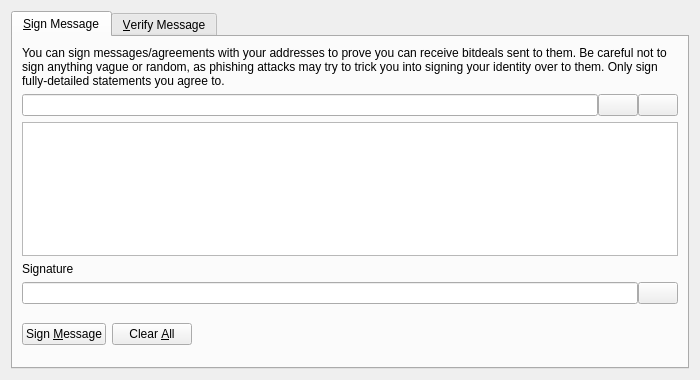
<?xml version="1.0" encoding="UTF-8"?>
<ui version="4.0">
 <class>SignVerifyMessageDialog</class>
 <widget class="QDialog" name="SignVerifyMessageDialog">
  <property name="geometry">
   <rect>
    <x>0</x>
    <y>0</y>
    <width>700</width>
    <height>380</height>
   </rect>
  </property>
  <property name="windowTitle">
   <string>Signatures - Sign / Verify a Message</string>
  </property>
  <property name="modal">
   <bool>true</bool>
  </property>
  <layout class="QVBoxLayout" name="verticalLayout">
   <item>
    <widget class="QTabWidget" name="tabWidget">
     <property name="currentIndex">
      <number>0</number>
     </property>
     <widget class="QWidget" name="tabSignMessage">
      <attribute name="title">
       <string>&amp;Sign Message</string>
      </attribute>
      <layout class="QVBoxLayout" name="verticalLayout_SM">
       <item>
        <widget class="QLabel" name="infoLabel_SM">
         <property name="text">
          <string>You can sign messages/agreements with your addresses to prove you can receive bitdeals sent to them. Be careful not to sign anything vague or random, as phishing attacks may try to trick you into signing your identity over to them. Only sign fully-detailed statements you agree to.</string>
         </property>
         <property name="textFormat">
          <enum>Qt::PlainText</enum>
         </property>
         <property name="wordWrap">
          <bool>true</bool>
         </property>
        </widget>
       </item>
       <item>
        <layout class="QHBoxLayout" name="horizontalLayout_1_SM">
         <property name="spacing">
          <number>0</number>
         </property>
         <item>
          <widget class="QValidatedLineEdit" name="addressIn_SM">
           <property name="toolTip">
            <string>The Bitdeal address to sign the message with</string>
           </property>
          </widget>
         </item>
         <item>
          <widget class="QPushButton" name="addressBookButton_SM">
           <property name="toolTip">
            <string>Choose previously used address</string>
           </property>
           <property name="text">
            <string/>
           </property>
           <property name="icon">
            <iconset resource="../bitcoin.qrc">
             <normaloff>:/icons/address-book</normaloff>:/icons/address-book</iconset>
           </property>
           <property name="shortcut">
            <string>Alt+A</string>
           </property>
           <property name="autoDefault">
            <bool>false</bool>
           </property>
          </widget>
         </item>
         <item>
          <widget class="QPushButton" name="pasteButton_SM">
           <property name="toolTip">
            <string>Paste address from clipboard</string>
           </property>
           <property name="text">
            <string/>
           </property>
           <property name="icon">
            <iconset resource="../bitcoin.qrc">
             <normaloff>:/icons/editpaste</normaloff>:/icons/editpaste</iconset>
           </property>
           <property name="shortcut">
            <string>Alt+P</string>
           </property>
           <property name="autoDefault">
            <bool>false</bool>
           </property>
          </widget>
         </item>
        </layout>
       </item>
       <item>
        <widget class="QPlainTextEdit" name="messageIn_SM">
         <property name="toolTip">
          <string>Enter the message you want to sign here</string>
         </property>
        </widget>
       </item>
       <item>
        <widget class="QLabel" name="signatureLabel_SM">
         <property name="text">
          <string>Signature</string>
         </property>
         <property name="textFormat">
          <enum>Qt::PlainText</enum>
         </property>
        </widget>
       </item>
       <item>
        <layout class="QHBoxLayout" name="horizontalLayout_2_SM">
         <property name="spacing">
          <number>0</number>
         </property>
         <item>
          <widget class="QLineEdit" name="signatureOut_SM">
           <property name="font">
            <font>
             <italic>true</italic>
            </font>
           </property>
           <property name="readOnly">
            <bool>true</bool>
           </property>
          </widget>
         </item>
         <item>
          <widget class="QPushButton" name="copySignatureButton_SM">
           <property name="toolTip">
            <string>Copy the current signature to the system clipboard</string>
           </property>
           <property name="text">
            <string/>
           </property>
           <property name="icon">
            <iconset resource="../bitcoin.qrc">
             <normaloff>:/icons/editcopy</normaloff>:/icons/editcopy</iconset>
           </property>
           <property name="autoDefault">
            <bool>false</bool>
           </property>
          </widget>
         </item>
        </layout>
       </item>
       <item>
        <layout class="QHBoxLayout" name="horizontalLayout_3_SM">
         <item>
          <widget class="QPushButton" name="signMessageButton_SM">
           <property name="toolTip">
            <string>Sign the message to prove you own this Bitdeal address</string>
           </property>
           <property name="text">
            <string>Sign &amp;Message</string>
           </property>
           <property name="icon">
            <iconset resource="../bitcoin.qrc">
             <normaloff>:/icons/edit</normaloff>:/icons/edit</iconset>
           </property>
           <property name="autoDefault">
            <bool>false</bool>
           </property>
          </widget>
         </item>
         <item>
          <widget class="QPushButton" name="clearButton_SM">
           <property name="toolTip">
            <string>Reset all sign message fields</string>
           </property>
           <property name="text">
            <string>Clear &amp;All</string>
           </property>
           <property name="icon">
            <iconset resource="../bitcoin.qrc">
             <normaloff>:/icons/remove</normaloff>:/icons/remove</iconset>
           </property>
           <property name="autoDefault">
            <bool>false</bool>
           </property>
          </widget>
         </item>
         <item>
          <spacer name="horizontalSpacer_1_SM">
           <property name="orientation">
            <enum>Qt::Horizontal</enum>
           </property>
           <property name="sizeHint" stdset="0">
            <size>
             <width>40</width>
             <height>48</height>
            </size>
           </property>
          </spacer>
         </item>
         <item>
          <widget class="QLabel" name="statusLabel_SM">
           <property name="font">
            <font>
             <weight>75</weight>
             <bold>true</bold>
            </font>
           </property>
           <property name="text">
            <string/>
           </property>
           <property name="wordWrap">
            <bool>true</bool>
           </property>
          </widget>
         </item>
         <item>
          <spacer name="horizontalSpacer_2_SM">
           <property name="orientation">
            <enum>Qt::Horizontal</enum>
           </property>
           <property name="sizeHint" stdset="0">
            <size>
             <width>40</width>
             <height>48</height>
            </size>
           </property>
          </spacer>
         </item>
        </layout>
       </item>
      </layout>
     </widget>
     <widget class="QWidget" name="tabVerifyMessage">
      <attribute name="title">
       <string>&amp;Verify Message</string>
      </attribute>
      <layout class="QVBoxLayout" name="verticalLayout_VM">
       <item>
        <widget class="QLabel" name="infoLabel_VM">
         <property name="text">
          <string>Enter the receiver's address, message (ensure you copy line breaks, spaces, tabs, etc. exactly) and signature below to verify the message. Be careful not to read more into the signature than what is in the signed message itself, to avoid being tricked by a man-in-the-middle attack. Note that this only proves the signing party receives with the address, it cannot prove sendership of any transaction!</string>
         </property>
         <property name="textFormat">
          <enum>Qt::PlainText</enum>
         </property>
         <property name="alignment">
          <set>Qt::AlignLeading|Qt::AlignLeft|Qt::AlignTop</set>
         </property>
         <property name="wordWrap">
          <bool>true</bool>
         </property>
        </widget>
       </item>
       <item>
        <layout class="QHBoxLayout" name="horizontalLayout_1_VM">
         <property name="spacing">
          <number>0</number>
         </property>
         <item>
          <widget class="QValidatedLineEdit" name="addressIn_VM">
           <property name="toolTip">
            <string>The Bitdeal address the message was signed with</string>
           </property>
          </widget>
         </item>
         <item>
          <widget class="QPushButton" name="addressBookButton_VM">
           <property name="toolTip">
            <string>Choose previously used address</string>
           </property>
           <property name="text">
            <string/>
           </property>
           <property name="icon">
            <iconset resource="../bitcoin.qrc">
             <normaloff>:/icons/address-book</normaloff>:/icons/address-book</iconset>
           </property>
           <property name="shortcut">
            <string>Alt+A</string>
           </property>
           <property name="autoDefault">
            <bool>false</bool>
           </property>
          </widget>
         </item>
        </layout>
       </item>
       <item>
        <widget class="QPlainTextEdit" name="messageIn_VM"/>
       </item>
       <item>
        <widget class="QValidatedLineEdit" name="signatureIn_VM"/>
       </item>
       <item>
        <layout class="QHBoxLayout" name="horizontalLayout_2_VM">
         <item>
          <widget class="QPushButton" name="verifyMessageButton_VM">
           <property name="toolTip">
            <string>Verify the message to ensure it was signed with the specified Bitdeal address</string>
           </property>
           <property name="text">
            <string>Verify &amp;Message</string>
           </property>
           <property name="icon">
            <iconset resource="../bitcoin.qrc">
             <normaloff>:/icons/transaction_0</normaloff>:/icons/transaction_0</iconset>
           </property>
           <property name="autoDefault">
            <bool>false</bool>
           </property>
          </widget>
         </item>
         <item>
          <widget class="QPushButton" name="clearButton_VM">
           <property name="toolTip">
            <string>Reset all verify message fields</string>
           </property>
           <property name="text">
            <string>Clear &amp;All</string>
           </property>
           <property name="icon">
            <iconset resource="../bitcoin.qrc">
             <normaloff>:/icons/remove</normaloff>:/icons/remove</iconset>
           </property>
           <property name="autoDefault">
            <bool>false</bool>
           </property>
          </widget>
         </item>
         <item>
          <spacer name="horizontalSpacer_1_VM">
           <property name="orientation">
            <enum>Qt::Horizontal</enum>
           </property>
           <property name="sizeHint" stdset="0">
            <size>
             <width>40</width>
             <height>48</height>
            </size>
           </property>
          </spacer>
         </item>
         <item>
          <widget class="QLabel" name="statusLabel_VM">
           <property name="font">
            <font>
             <weight>75</weight>
             <bold>true</bold>
            </font>
           </property>
           <property name="text">
            <string/>
           </property>
           <property name="wordWrap">
            <bool>true</bool>
           </property>
          </widget>
         </item>
         <item>
          <spacer name="horizontalSpacer_2_VM">
           <property name="orientation">
            <enum>Qt::Horizontal</enum>
           </property>
           <property name="sizeHint" stdset="0">
            <size>
             <width>40</width>
             <height>48</height>
            </size>
           </property>
          </spacer>
         </item>
        </layout>
       </item>
      </layout>
     </widget>
    </widget>
   </item>
  </layout>
 </widget>
 <customwidgets>
  <customwidget>
   <class>QValidatedLineEdit</class>
   <extends>QLineEdit</extends>
   <header>qvalidatedlineedit.h</header>
  </customwidget>
 </customwidgets>
 <resources>
  <include location="../bitcoin.qrc"/>
 </resources>
 <connections/>
</ui>
